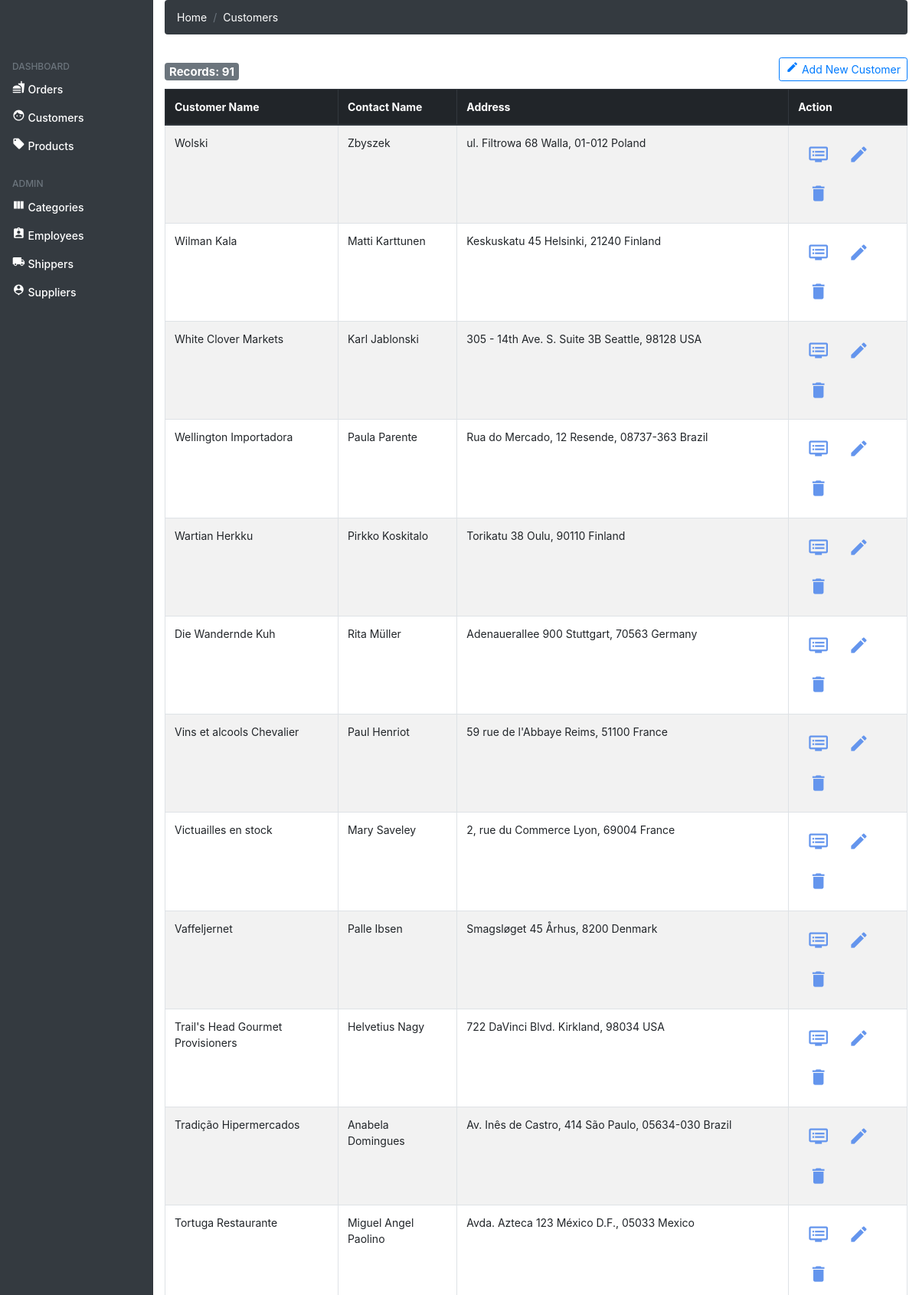
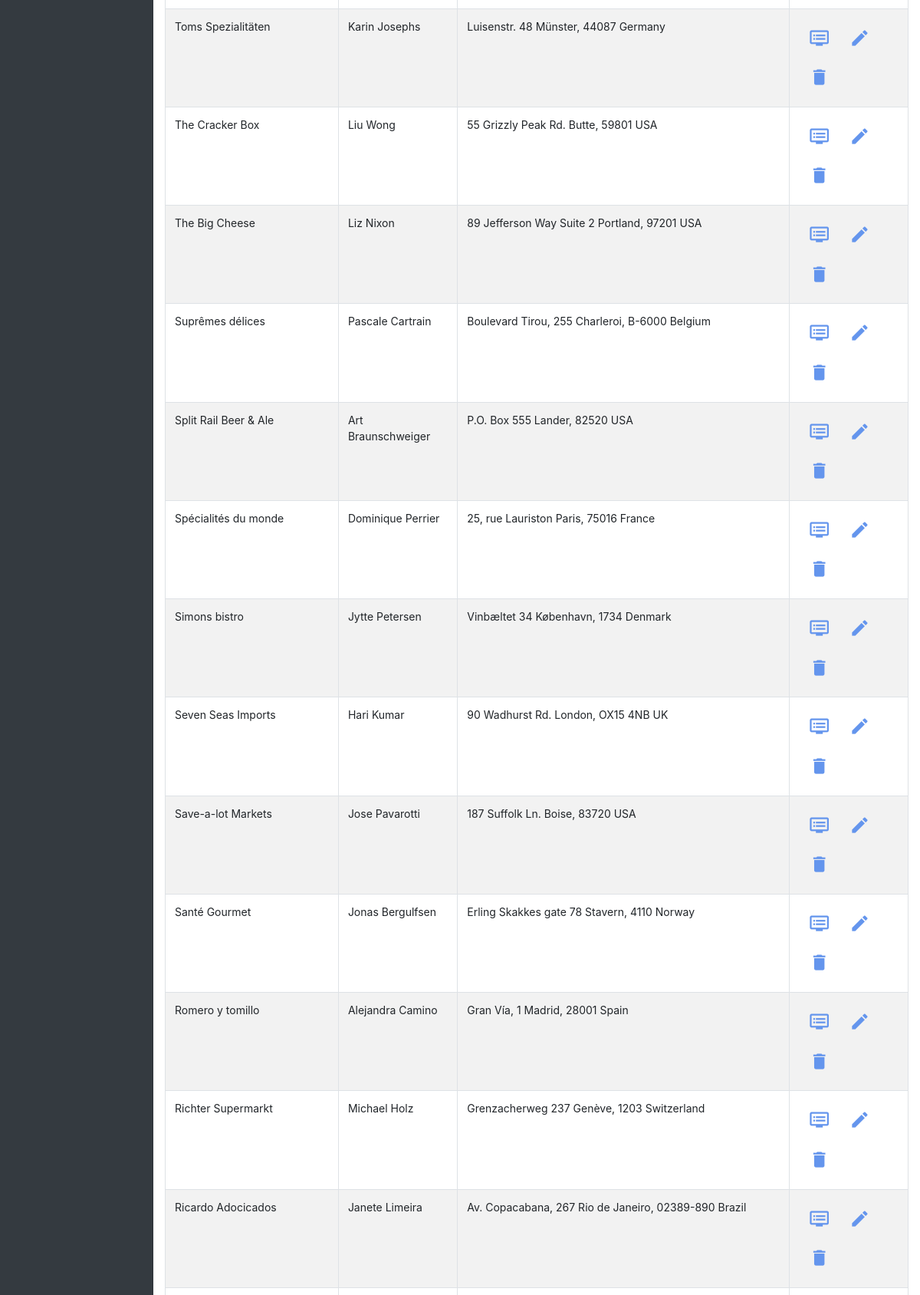
The app's page /views/customers/index.php (upper part) with its own data (2 pictures, top to bottom).
### tables this page shows
CREATE TABLE Customers (
	CustomerID INT(11) UNSIGNED NOT NULL AUTO_INCREMENT PRIMARY KEY, 
    CustomerName VARCHAR(200), 
    ContactName VARCHAR(200),
    Address VARCHAR(200),
    City VARCHAR(200),
    PostalCode VARCHAR(20),
    Country VARCHAR(50)
);

### views/customers/index.php (the view, shortened to what this page needs)
<!DOCTYPE html>
<html>
    <?php include_once "./header.php.inc" ?>
    <body>
        <?php
            include_once "../../nav.php";
            include_once "../../confi/database.php";
            include_once "./breadcrumb.php.inc";
        ?>
        <div class="offset-md-2 col-md-10">
            <?php
                $query = "select
                            CustomerID, CustomerName, ContactName, Address,City,PostalCode,Country
                          from Customers order by CustomerID desc";
                $stmt = $con->prepare($query);
                $stmt->execute();
                $num = $stmt->rowCount();
                echo "<div class='row'>";
                echo "<div class='col-md-2' style='margin: 15px 0px 0px 0px;'>";
                echo "<h5><span class='badge badge-secondary'>Records: {$num}</span></h5>";
                echo "</div>";
                echo "<div class='col-md-10 text-right' style='margin: 10px 0px;'>";
                echo "<a href='./create.php' class='btn btn-outline-primary btn-sm'><i class='material-icons'>create</i> Add New Customer</a>";
                echo "</div>";
                echo "</div>";
                if($num > 0){
                    echo "<table class='table table-hover table-striped table-bordered'>";
                    echo "<thead class='thead-dark'>";
                    echo "<tr>";
                    echo "<th>Customer Name</th>";
                    echo "<th>Contact Name</th>";
                    echo "<th>Address</th>";
                    echo "<th>Action</th>";
                    echo "</thead>";
                    echo "<tbody>";
                    while($row = $stmt->fetch(PDO::FETCH_ASSOC)){
                        extract($row);
                        echo "<tr>";
                        echo "<td>".utf8_encode($CustomerName)."</td>";
                        echo "<td>".utf8_encode($ContactName)."</td>";
                        echo "<td>".utf8_encode($Address." ".$City.", ".$PostalCode." ".$Country)."</td>";
                        echo "<td>";
                        echo "<a href='read.php?id={$CustomerID}' class='btn-img-info'><i class='material-icons btn' title='view'>dvr</i></a>";
                        echo "<a href='update.php?id={$CustomerID}' class='btn-img-info'><i class='material-icons btn' title='update'>edit</i></a>";
                        echo "<a href='#' onclick='delete_user({$CustomerID});' class='btn-img-info'><i class='material-icons btn' title='delete'>delete</i></a>";
                        echo "</td>";
                        echo "</tr>";
                    }
                    echo "</tbody>";
                    echo "</table>";
                }else{
                    echo "<div class='alert alert-danger'>No records found.</div>";
                }
            ?>
        </div>
    </body>
</html>

### commons/style.css (style rules this page uses)
body { font-size: .875rem; }
i { font-size: 1.2em !important; }
.btn-img-info { font-size: 1.6em !important; color: cornflowerblue !important; padding: 0 !important; }
.row { margin-top: 20px !important; }
.btn { line-height: 1.4 !important; }

### records on screen
customers: CustomerName "Wolski", ContactName "Zbyszek", Address+City+PostalCode "ul. Filtrowa 68 Walla, 01-012 Poland"
customers: CustomerName "Wilman Kala", ContactName "Matti Karttunen", Address+City+PostalCode "Keskuskatu 45 Helsinki, 21240 Finland"
customers: CustomerName "White Clover Markets", ContactName "Karl Jablonski", Address+City+PostalCode "305 - 14th Ave. S. Suite 3B Seattle, 98128 USA"
customers: CustomerName "Wellington Importadora", ContactName "Paula Parente", Address+City+PostalCode "Rua do Mercado, 12 Resende, 08737-363 Brazil"
customers: CustomerName "Wartian Herkku", ContactName "Pirkko Koskitalo", Address+City+PostalCode "Torikatu 38 Oulu, 90110 Finland"
customers: CustomerName "Die Wandernde Kuh", ContactName "Rita Müller", Address+City+PostalCode "Adenauerallee 900 Stuttgart, 70563 Germany"
customers: CustomerName "Vins et alcools Chevalier", ContactName "Paul Henriot", Address+City+PostalCode "59 rue de l'Abbaye Reims, 51100 France"
customers: CustomerName "Victuailles en stock", ContactName "Mary Saveley", Address+City+PostalCode "2, rue du Commerce Lyon, 69004 France"
customers: CustomerName "Vaffeljernet", ContactName "Palle Ibsen", Address+City+PostalCode "Smagsløget 45 Århus, 8200 Denmark"
customers: CustomerName "Trail's Head Gourmet Provisioners", ContactName "Helvetius Nagy", Address+City+PostalCode "722 DaVinci Blvd. Kirkland, 98034 USA"
customers: CustomerName "Tradição Hipermercados", ContactName "Anabela Domingues", Address+City+PostalCode "Av. Inês de Castro, 414 São Paulo, 05634-030 Brazil"
customers: CustomerName "Tortuga Restaurante", ContactName "Miguel Angel Paolino", Address+City+PostalCode "Avda. Azteca 123 México D.F., 05033 Mexico"
customers: CustomerName "Toms Spezialitäten", ContactName "Karin Josephs", Address+City+PostalCode "Luisenstr. 48 Münster, 44087 Germany"
customers: CustomerName "The Cracker Box", ContactName "Liu Wong", Address+City+PostalCode "55 Grizzly Peak Rd. Butte, 59801 USA"
customers: CustomerName "The Big Cheese", ContactName "Liz Nixon", Address+City+PostalCode "89 Jefferson Way Suite 2 Portland, 97201 USA"
customers: CustomerName "Suprêmes délices", ContactName "Pascale Cartrain", Address+City+PostalCode "Boulevard Tirou, 255 Charleroi, B-6000 Belgium"
customers: CustomerName "Split Rail Beer & Ale", ContactName "Art Braunschweiger", Address+City+PostalCode "P.O. Box 555 Lander, 82520 USA"
customers: CustomerName "Spécialités du monde", ContactName "Dominique Perrier", Address+City+PostalCode "25, rue Lauriston Paris, 75016 France"
customers: CustomerName "Simons bistro", ContactName "Jytte Petersen", Address+City+PostalCode "Vinbæltet 34 København, 1734 Denmark"
customers: CustomerName "Seven Seas Imports", ContactName "Hari Kumar", Address+City+PostalCode "90 Wadhurst Rd. London, OX15 4NB UK"
customers: CustomerName "Save-a-lot Markets", ContactName "Jose Pavarotti", Address+City+PostalCode "187 Suffolk Ln. Boise, 83720 USA"
customers: CustomerName "Santé Gourmet", ContactName "Jonas Bergulfsen", Address+City+PostalCode "Erling Skakkes gate 78 Stavern, 4110 Norway"
customers: CustomerName "Romero y tomillo", ContactName "Alejandra Camino", Address+City+PostalCode "Gran Vía, 1 Madrid, 28001 Spain"
customers: CustomerName "Richter Supermarkt", ContactName "Michael Holz", Address+City+PostalCode "Grenzacherweg 237 Genève, 1203 Switzerland"
customers: CustomerName "Ricardo Adocicados", ContactName "Janete Limeira", Address+City+PostalCode "Av. Copacabana, 267 Rio de Janeiro, 02389-890 Brazil"

### other values on screen
$num "91"
